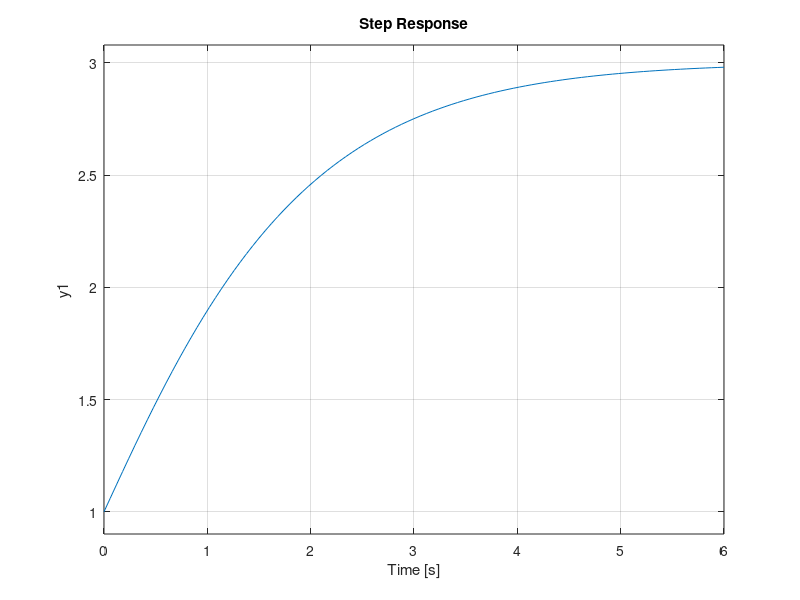

Reproduce this figure in MATLAB.
A = [-2.0,-1.0;1.0,0.0]
B = [1.0;0.0]
C = [1.0,2.0]
D = [1.0]
plant = ss(A,B,C,D)
isstable(plant)
rank(ctrb(A,B))
rank(obsv(A,C))
step(plant)